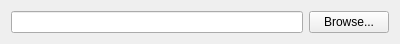
<?xml version="1.0" encoding="UTF-8"?>
<ui version="4.0">
 <class>FileChooserWidget</class>
 <widget class="QWidget" name="FileChooserWidget">
  <property name="geometry">
   <rect>
    <x>0</x>
    <y>0</y>
    <width>400</width>
    <height>41</height>
   </rect>
  </property>
  <property name="windowTitle">
   <string>Form</string>
  </property>
  <layout class="QHBoxLayout" name="horizontalLayout">
   <item>
    <widget class="QLineEdit" name="pathLine"/>
   </item>
   <item>
    <widget class="QPushButton" name="browseButton">
     <property name="text">
      <string>Browse...</string>
     </property>
    </widget>
   </item>
  </layout>
 </widget>
 <resources/>
 <connections/>
</ui>
